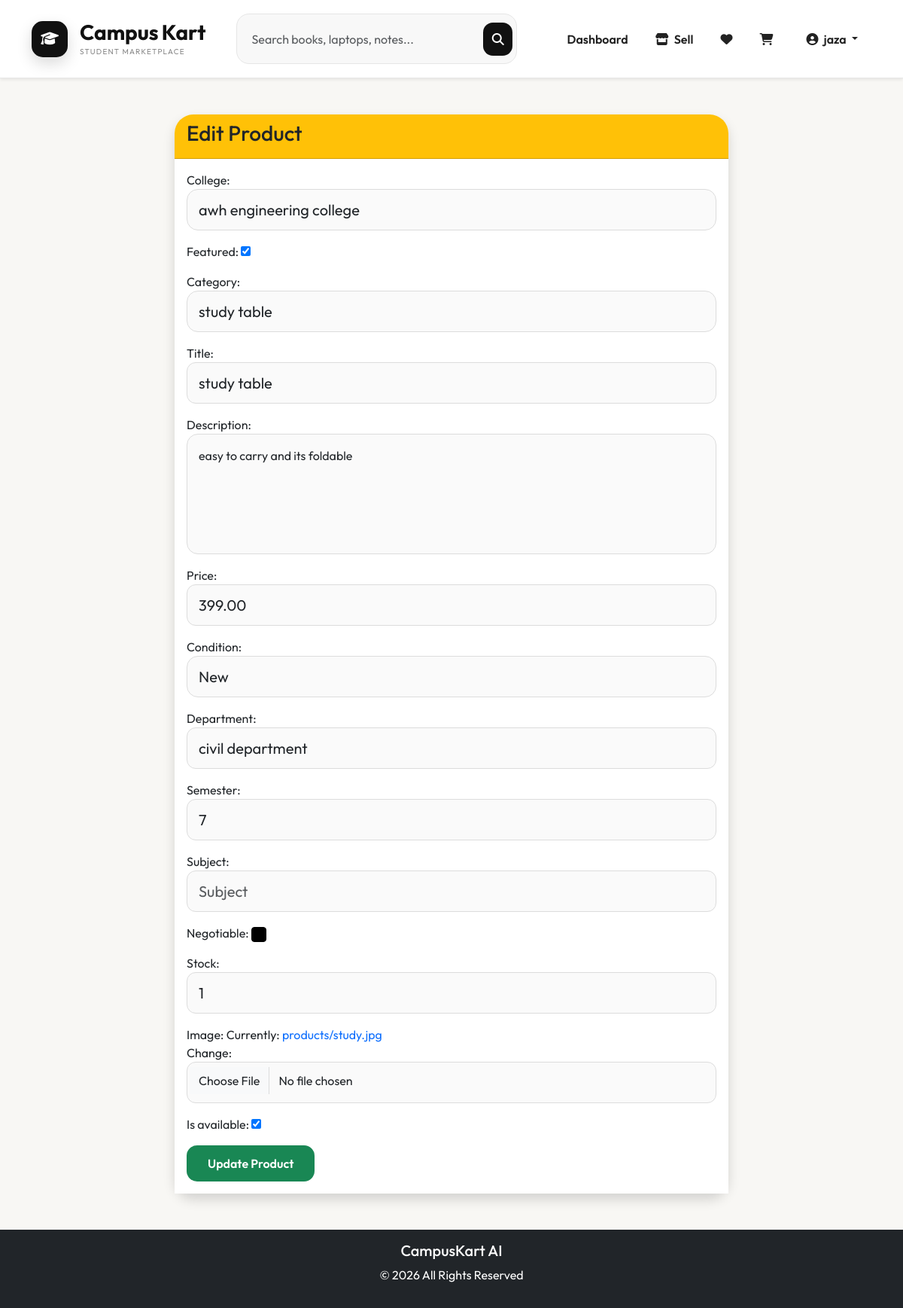
The app's page /edit-product/1/ (signed in) with its own data.
### products/models.py (models this page shows, shortened)
class Product(models.Model):
    CONDITION_CHOICES = [
        ('New', 'New'),
        ('Like New', 'Like New'),
        ('Good', 'Good'),
        ('Fair', 'Fair'),
    ]
    seller = models.ForeignKey(User, on_delete=models.CASCADE)
    college = models.ForeignKey(College, on_delete=models.CASCADE)
    featured = models.BooleanField(default=False)
    category = models.ForeignKey(Category, on_delete=models.CASCADE)
    title = models.CharField(max_length=250)
    description = models.TextField()
    price = models.DecimalField(max_digits=10, decimal_places=2)
    condition = models.CharField(
        max_length=20,
        choices=CONDITION_CHOICES
    )
    department = models.CharField(max_length=100)
    semester = models.PositiveIntegerField()
    subject = models.CharField(max_length=100, blank=True)
    negotiable = models.BooleanField(default=False)
    stock = models.PositiveIntegerField(default=1)
    image = models.ImageField(upload_to='products/')
    created_at = models.DateTimeField(auto_now_add=True)
    is_available = models.BooleanField(default=True)

### products/views.py (the view)
@login_required
def edit_product(request, id):
    product = get_object_or_404(
        Product,
        id=id,
        seller=request.user
    )
    if request.method == "POST":
        form = ProductForm(
            request.POST,
            request.FILES,
            instance=product
        )
        if form.is_valid():
            form.save()
            return redirect(
                'my_products'
            )
    else:
        form = ProductForm(
            instance=product
        )
    return render(
        request,
        "edit_product.html",
        {
            "form": form
        }
    )

### accounts/models.py (called while the page is built)
    def __str__(self):
        return self.name

### products/models.py (called while the page is built)
    def __str__(self):
        return self.name

### templates/edit_product.html (shortened to what this page needs)
{% extends 'base.html' %}
{% block content %}
<div class="container mt-5">
    <div class="row justify-content-center">
        <div class="col-lg-8">
            <div class="card shadow">
                <div class="card-header bg-warning">
                    <h3>Edit Product</h3>
                </div>
                <div class="card-body">
                    <form method="POST"
                          enctype="multipart/form-data">
                        {{ form.as_p }}
                        <button
                            class="btn btn-success">
                            Update Product
                        </button>
                    </form>
                </div>
            </div>
        </div>
    </div>
</div>
{% endblock %}

### templates/navbar.html (shortened to what this page needs)
{% load static %}
<nav class="navbar navbar-expand-lg navbar-light bg-white shadow-sm">
    <div class="container">
        <a class="navbar-brand d-flex align-items-center gap-3" href="{% url 'home' %}">
            <div class="logo-circle">
                <i class="fas fa-graduation-cap"></i>
            </div>
            <div class="logo-text">
                <div>
                    <span class="logo-main">Campus</span>
                    <span class="logo-accent">Kart</span>
                </div>
                <small>Student Marketplace</small>
            </div>
        </a>
        <div class="collapse navbar-collapse" id="navbarContent">
            <form class="search-box mx-auto"
                  action="{% url 'search_products' %}"
                  method="GET">
                <input
                    type="search"
                    name="q"
                    class="form-control"
                    placeholder="Search books, laptops, notes..."
                    value="{{ request.GET.q }}">
                <button class="search-btn" type="submit">
                    <i class="fas fa-search"></i>
                </button>
            </form>
            <ul class="navbar-nav align-items-center ms-auto">
                <li class="nav-item">
                    <a class="nav-link fw-semibold"
                       href="{% if user.is_authenticated %}{% url 'seller_dashboard' %}{% else %}{% url 'login' %}{% endif %}">
                        Dashboard
                    </a>
                </li>
                <li class="nav-item">
                    <a class="nav-link fw-semibold"
                       href="{% if user.is_authenticated %}{% url 'add_product' %}{% else %}{% url 'login' %}{% endif %}">
                        <i class="fas fa-store me-1"></i>
                        Sell
                    </a>
                </li>
                <li class="nav-item">
                    <a class="nav-link nav-icon"
                       href="{% if user.is_authenticated %}{% url 'wishlist' %}{% else %}{% url 'login' %}{% endif %}">
                        <i class="fas fa-heart"></i>
                    </a>
                </li>
                <li class="nav-item">
                    <a class="nav-link nav-icon"
                       href="{% if user.is_authenticated %}{% url 'cart' %}{% else %}{% url 'login' %}{% endif %}">
                        <i class="fas fa-shopping-cart"></i>
                    </a>
                </li>
                {% if user.is_authenticated %}
                <li class="nav-item dropdown ms-2">
                    <a class="nav-link dropdown-toggle fw-semibold"
                       href="#"
                       role="button"
                       data-bs-toggle="dropdown"
                       aria-expanded="false">
                        <i class="fas fa-user-circle me-1"></i>
                        {{ user.username }}
                    </a>
                </li>
                {% endif %}
            </ul>
        </div>
    </div>
</nav>

### records on screen
Product: college "awh engineering college", featured "☑", category "study table", title "study table", description "easy to carry and its foldable", price "399.00", condition "New", department "civil department", semester "7", negotiable "☑", stock "1", is_available "☑"

### other values on screen
{{ user.username }} "jaza"
